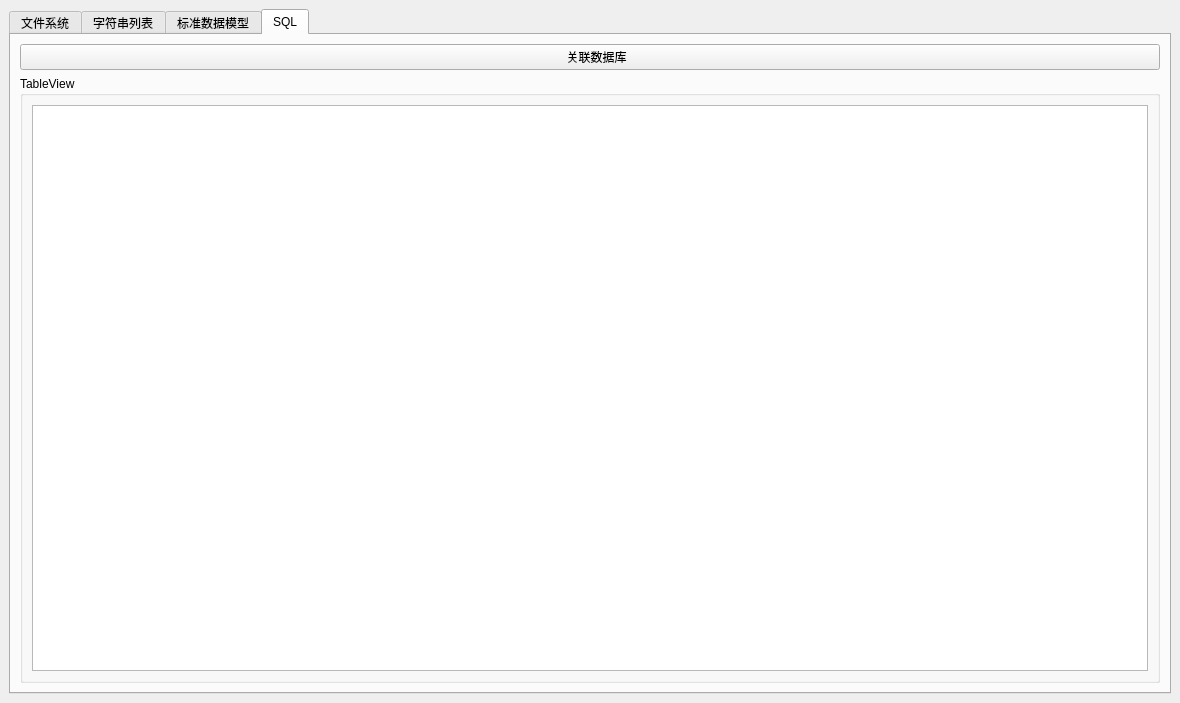
<?xml version="1.0" encoding="UTF-8"?>
<ui version="4.0">
 <class>MainWindow</class>
 <widget class="QMainWindow" name="MainWindow">
  <property name="geometry">
   <rect>
    <x>0</x>
    <y>0</y>
    <width>1180</width>
    <height>703</height>
   </rect>
  </property>
  <property name="windowTitle">
   <string>MainWindow</string>
  </property>
  <widget class="QWidget" name="centralwidget">
   <layout class="QVBoxLayout" name="verticalLayout">
    <item>
     <widget class="QTabWidget" name="tabWidget">
      <property name="currentIndex">
       <number>3</number>
      </property>
      <widget class="QWidget" name="tab">
       <attribute name="title">
        <string notr="true">文件系统</string>
       </attribute>
       <layout class="QVBoxLayout" name="verticalLayout_2">
        <item>
         <widget class="QSplitter" name="splitter_2">
          <property name="orientation">
           <enum>Qt::Horizontal</enum>
          </property>
          <widget class="QGroupBox" name="groupBox_2">
           <property name="title">
            <string>TreeView</string>
           </property>
           <layout class="QHBoxLayout" name="horizontalLayout_3">
            <item>
             <widget class="QTreeView" name="treeView"/>
            </item>
           </layout>
          </widget>
          <widget class="QSplitter" name="splitter">
           <property name="orientation">
            <enum>Qt::Vertical</enum>
           </property>
           <widget class="QGroupBox" name="groupBox">
            <property name="title">
             <string>ListView</string>
            </property>
            <layout class="QHBoxLayout" name="horizontalLayout_2">
             <item>
              <widget class="QListView" name="listView"/>
             </item>
            </layout>
           </widget>
           <widget class="QGroupBox" name="groupBox_3">
            <property name="title">
             <string>TableView</string>
            </property>
            <layout class="QHBoxLayout" name="horizontalLayout_4">
             <item>
              <widget class="QTableView" name="tableView"/>
             </item>
            </layout>
           </widget>
          </widget>
         </widget>
        </item>
        <item>
         <widget class="QGroupBox" name="groupBox_6">
          <property name="sizePolicy">
           <sizepolicy hsizetype="Preferred" vsizetype="Fixed">
            <horstretch>0</horstretch>
            <verstretch>0</verstretch>
           </sizepolicy>
          </property>
          <property name="title">
           <string/>
          </property>
          <layout class="QGridLayout" name="gridLayout">
           <item row="0" column="1">
            <widget class="QLabel" name="LabFileSize">
             <property name="text">
              <string>0KB</string>
             </property>
            </widget>
           </item>
           <item row="0" column="2">
            <widget class="QLabel" name="LabType">
             <property name="text">
              <string>File Folder</string>
             </property>
            </widget>
           </item>
           <item row="0" column="3">
            <widget class="QCheckBox" name="chkIsDir">
             <property name="text">
              <string>节点是目录</string>
             </property>
            </widget>
           </item>
           <item row="1" column="0">
            <widget class="QLabel" name="LabPath">
             <property name="text">
              <string>Path</string>
             </property>
            </widget>
           </item>
           <item row="0" column="0">
            <widget class="QLabel" name="LabFileName">
             <property name="text">
              <string>5.9.1</string>
             </property>
            </widget>
           </item>
          </layout>
         </widget>
        </item>
       </layout>
      </widget>
      <widget class="QWidget" name="tab_2">
       <attribute name="title">
        <string>字符串列表</string>
       </attribute>
       <layout class="QVBoxLayout" name="verticalLayout_3">
        <item>
         <widget class="QSplitter" name="splitter_3">
          <property name="orientation">
           <enum>Qt::Horizontal</enum>
          </property>
          <widget class="QGroupBox" name="groupBox_4">
           <property name="title">
            <string>QListView</string>
           </property>
           <layout class="QGridLayout" name="gridLayout_2">
            <item row="0" column="0">
             <widget class="QPushButton" name="pushButton">
              <property name="text">
               <string>  恢复列表</string>
              </property>
             </widget>
            </item>
            <item row="1" column="0">
             <widget class="QPushButton" name="btnListAppend">
              <property name="text">
               <string>添加项</string>
              </property>
             </widget>
            </item>
            <item row="1" column="1">
             <widget class="QPushButton" name="btnListInsert">
              <property name="text">
               <string> 插入项</string>
              </property>
             </widget>
            </item>
            <item row="3" column="0" colspan="2">
             <widget class="QListView" name="listView_2"/>
            </item>
            <item row="2" column="0">
             <widget class="QPushButton" name="btnListDelete">
              <property name="text">
               <string>删除当前项</string>
              </property>
             </widget>
            </item>
            <item row="2" column="1">
             <widget class="QPushButton" name="btnListClear">
              <property name="text">
               <string>  清除列表</string>
              </property>
             </widget>
            </item>
           </layout>
          </widget>
          <widget class="QGroupBox" name="groupBox_5">
           <property name="title">
            <string>QPlainTextEdit</string>
           </property>
           <layout class="QVBoxLayout" name="verticalLayout_5">
            <item>
             <widget class="QPushButton" name="pushButton_2">
              <property name="text">
               <string>清空文本</string>
              </property>
             </widget>
            </item>
            <item>
             <widget class="QPushButton" name="btnTextImport">
              <property name="sizePolicy">
               <sizepolicy hsizetype="Preferred" vsizetype="Fixed">
                <horstretch>0</horstretch>
                <verstretch>0</verstretch>
               </sizepolicy>
              </property>
              <property name="text">
               <string>    显示数据模型的StringList</string>
              </property>
             </widget>
            </item>
            <item>
             <widget class="QPlainTextEdit" name="plainTextEdit"/>
            </item>
           </layout>
          </widget>
         </widget>
        </item>
        <item>
         <widget class="QGroupBox" name="groupBox_7">
          <property name="sizePolicy">
           <sizepolicy hsizetype="Preferred" vsizetype="Fixed">
            <horstretch>0</horstretch>
            <verstretch>0</verstretch>
           </sizepolicy>
          </property>
          <property name="title">
           <string/>
          </property>
          <layout class="QVBoxLayout" name="verticalLayout_4">
           <property name="leftMargin">
            <number>20</number>
           </property>
           <property name="topMargin">
            <number>20</number>
           </property>
           <property name="rightMargin">
            <number>20</number>
           </property>
           <property name="bottomMargin">
            <number>20</number>
           </property>
           <item>
            <widget class="QLabel" name="LabInfo">
             <property name="text">
              <string>当前项</string>
             </property>
            </widget>
           </item>
          </layout>
         </widget>
        </item>
       </layout>
      </widget>
      <widget class="QWidget" name="tab_3">
       <attribute name="title">
        <string>标准数据模型</string>
       </attribute>
       <layout class="QVBoxLayout" name="verticalLayout_6">
        <item>
         <widget class="QPushButton" name="btnOpenStdWin">
          <property name="text">
           <string> 打开窗口</string>
          </property>
         </widget>
        </item>
       </layout>
      </widget>
      <widget class="QWidget" name="tab_4">
       <attribute name="title">
        <string>SQL</string>
       </attribute>
       <layout class="QVBoxLayout" name="verticalLayout_8">
        <item>
         <widget class="QPushButton" name="btnConSQL">
          <property name="text">
           <string>    关联数据库</string>
          </property>
         </widget>
        </item>
        <item>
         <widget class="QGroupBox" name="groupBox_8">
          <property name="title">
           <string>TableView</string>
          </property>
          <layout class="QVBoxLayout" name="verticalLayout_7">
           <item>
            <widget class="QTableView" name="tableView_2"/>
           </item>
          </layout>
         </widget>
        </item>
       </layout>
      </widget>
     </widget>
    </item>
   </layout>
  </widget>
 </widget>
 <resources/>
 <connections/>
</ui>
